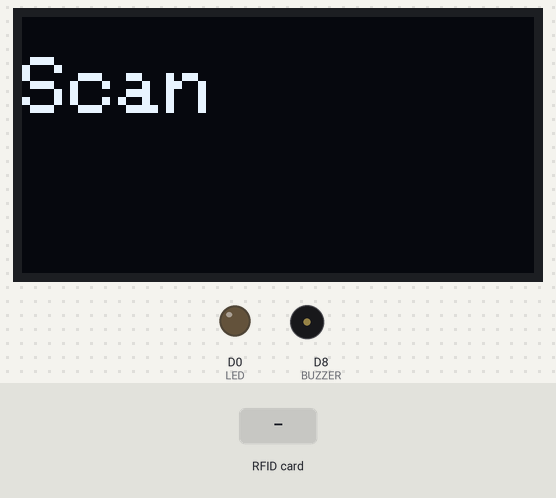
This sketch was run on a simulated ESP8266 (NodeMCU). On the bench: 128×64 one-colour display, output pins drawn as LEDs (lit = HIGH), buzzer (waves = sounding, pin HIGH). The test bench sets the inputs (shaded band). WiFi joins after 1.5 s; servers stay silent unless stated; what the sketch prints to the serial monitor is not drawn.

Above: at 3.9 s.
4.0 s: RFID card 5E 7A 19 C4 held to the reader
At 5.1 s:
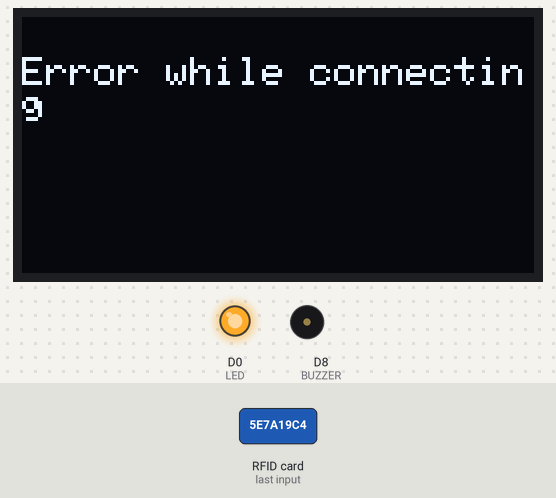
At 7.5 s:
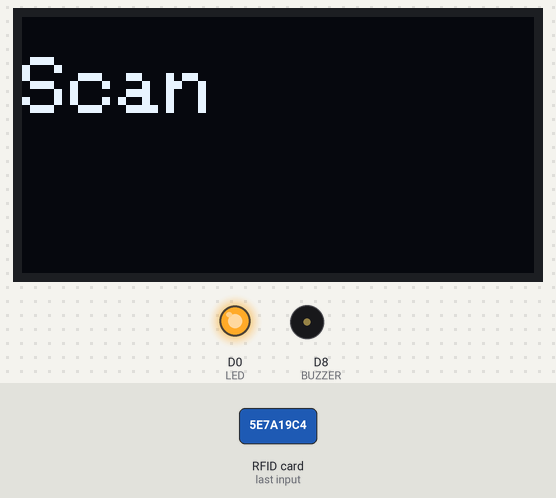
Timing chart, 0 to 9.0 s (numbered marks = the images above; inputs shaded):
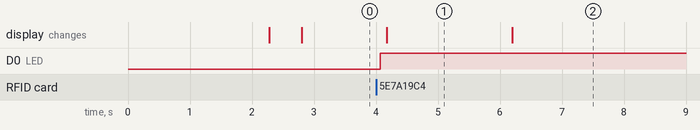

Measured:
- after the input at 4.0 s, D0 (LED): LOW → HIGH after 0.07 s; the display: changes after 0.17 s (image 1)
- what the display in image 1 shows lasts 2.0 s, from 4.2 s to 6.2 s

The sketch:

Project.ino
```cpp
#include <HTTPSRedirect.h>
#include <ESP8266mDNS.h>
#include <WiFiUdp.h>
#include <ArduinoOTA.h>
#include <SPI.h>
#include <MFRC522.h>
#include <ESP8266WiFi.h>

#include <Adafruit_GFX.h>
#include <Adafruit_SSD1306.h>

#define SCREEN_WIDTH    128   // OLED display width, in pixels
#define SCREEN_HEIGHT    64   // OLED display height, in pixels
#define OLED_RESET       -1   // Reset pin # (or -1 if sharing Arduino reset pin)
#define SCREEN_ADDRESS 0x3C   // See datasheet for Address; 0x3D for 128x64, 0x3C for 128x32
Adafruit_SSD1306 display(SCREEN_WIDTH, SCREEN_HEIGHT, &Wire, OLED_RESET);
//-----------------------------------------
constexpr uint8_t RST_PIN = D3;
constexpr uint8_t SS_PIN = D4;
constexpr uint8_t BUZZER = D8;
constexpr uint8_t LED = D0;

//-----------------------------------------
MFRC522 mfrc522(SS_PIN, RST_PIN);
MFRC522::MIFARE_Key key;
MFRC522::StatusCode status;
//-----------------------------------------
/* This is the actual data which is going to be written into the card */
//const String blockData = "AdminSP";
const String blockData = "AdminFA";
String card_uid;
//-----------------------------------------
#define WIFI_SSID "FACULTY-STAFF-N"
#define WIFI_PASSWORD "I@netsec"

// Google Sheets setup (do not edit)
const char* HOST = "script.google.com";
const int httpsPort = 443;
String sheet_url = "/macros/s/AKfycbwpCzWZZq1Ez4MrRiUFZRts1piZ9Xs3wZr4JT-CEgxRbx2czi1CybH4XMmzbLu88C-e/exec";
HTTPSRedirect* client = nullptr;
String payload_base =  "{\"values\": ";
String payload = "";

void setup(){
  //-----------------------------------------
  //Initialize serial communications with PC
  Serial.begin(9600);
  //-----------------------------------------
  //Initialize SPI bus
  SPI.begin();
  //--------------------------------------------------
  /* Set BUZZER and LED as OUTPUT */
  pinMode(BUZZER, OUTPUT);
  pinMode(LED,OUTPUT);

  delay(500);
  //--------------------------------------------------

  //WiFi Connectivity
  Serial.println("Booting");
  Serial.print("Connecting to Wi-Fi");
  WiFi.mode(WIFI_STA);
  WiFi.begin(WIFI_SSID, WIFI_PASSWORD);
  while (WiFi.waitForConnectResult() != WL_CONNECTED) {
    Serial.println("Connection Failed! Rebooting...");
    delay(5000);
    ESP.restart();
  }
  Serial.println('\n');

  ArduinoOTA.onStart([]() {
    Serial.println("Start");
  });
  ArduinoOTA.onEnd([]() {
    Serial.println("\nEnd");
  });
  ArduinoOTA.onProgress([](unsigned int progress, unsigned int total) {
    Serial.printf("Progress: %u%%\r", (progress / (total / 100)));
  });
  ArduinoOTA.onError([](ota_error_t error) {
    Serial.printf("Error[%u]: ", error);
    if (error == OTA_AUTH_ERROR) Serial.println("Auth Failed");
    else if (error == OTA_BEGIN_ERROR) Serial.println("Begin Failed");
    else if (error == OTA_CONNECT_ERROR) Serial.println("Connect Failed");
    else if (error == OTA_RECEIVE_ERROR) Serial.println("Receive Failed");
    else if (error == OTA_END_ERROR) Serial.println("End Failed");
  });

  ArduinoOTA.begin();
  Serial.println("Ready");
  Serial.println("");
  Serial.println("WiFi connected.");
  Serial.print("IP address: ");
  Serial.println(WiFi.localIP());
  Serial.print("Node MCU board MAC-Address : ");
  Serial.println(WiFi.macAddress());
  Serial.println();
  //--------------------------------------------------
  // Use HTTPSRedirect class to create a new TLS connection
  client = new HTTPSRedirect(httpsPort);
  client->setInsecure();
  client->setPrintResponseBody(true);
  client->setContentTypeHeader("application/json");
  // Try to connect for a maximum of 5 times
  bool flag = false;
  for (int i=0; i<5; i++){
    int retval = client->connect(HOST, httpsPort);
    if (retval == 1){
       flag = true;
       Serial.println("Connected");
       break;
    }
    else
      Serial.println("Connection failed. Retrying...");
  }
  if (!flag){
    Serial.print("Could not connect to server: ");
    Serial.println(HOST);
    return;
  }
  Serial.println();
  Serial.print("Connecting to ");
  Serial.println(HOST);

  if(!display.begin(SSD1306_SWITCHCAPVCC, SCREEN_ADDRESS)) {
    Serial.println(F("SSD1306 allocation failed"));
    for(;;);
  }
  //-------------------------------------------------
  Serial.println("Scan a MIFARE 1K Tag to Detect data...");
  delay(500);
}

void loop(){
  ArduinoOTA.handle();

  display.clearDisplay();
  display.setTextSize(2);
  display.setTextColor(WHITE);
  display.setCursor(0, 10);
  display.println("Scan");
  display.display();

  setup2();
}

// Writer Code in Google Sheets//
 void setup2(){
  //Initialize MFRC522 Module
  mfrc522.PCD_Init();
  /* Prepare the ksy for authentication */
  /* All keys are set to FFFFFFFFFFFFh at chip delivery from the factory */
  for (byte i = 0; i < 6; i++) {
    key.keyByte[i] = 0xFF;
  }
  /* Look for new cards */
  /* Reset the loop if no new card is present on RC522 Reader */
  if ( ! mfrc522.PICC_IsNewCardPresent()) {return;}
  /* Select one of the cards */
  if ( ! mfrc522.PICC_ReadCardSerial()) {return;}
  //------------------------------------------------------------------------------
  //------------------------------------------------------------------------------
  Serial.print("\n");
  Serial.println("**Card Detected**");
  digitalWrite(LED,HIGH);
  /* Print UID of the Card */
  Serial.print(F("Card UID:"));

  for (byte i = 0; i < mfrc522.uid.size; i++){
    Serial.print(mfrc522.uid.uidByte[i] < 0x10 ? " 0" : " ");
    Serial.print(mfrc522.uid.uidByte[i], HEX);
  }

  char str[32] = "";
  array_to_string(mfrc522.uid.uidByte, 4, str); //Insert (byte array, length, char array for output)
  card_uid = str;

  Serial.print("\n");
  /* Print type of card (for example, MIFARE 1K) */
  Serial.print(F("PICC type: "));
  MFRC522::PICC_Type piccType = mfrc522.PICC_GetType(mfrc522.uid.sak);
  Serial.println(mfrc522.PICC_GetTypeName(piccType));
  //--------------------------------------------------
  Serial.println();

  // Create json object string to send to Google Sheets
  payload = payload_base + "\"" + card_uid + "," + blockData + "\"}";

  // Publish data to Google Sheets
  Serial.println("Publishing data...");
  Serial.println(payload);
  if(client->POST(sheet_url, HOST, payload)){
    digitalWrite(LED,LOW);
    digitalWrite(BUZZER, HIGH);
    delay(1000);
    Serial.println("Successful Connection : Data has been transferred to Google Sheets.");
    display.clearDisplay();
    display.setTextSize(2);
    display.setTextColor(WHITE);
    display.setCursor(0, 10);
    display.println("DONE");
    display.display();
    delay(500);
    display.println(card_uid);
    display.display();
    digitalWrite(BUZZER, LOW);
    display.clearDisplay();
    delay(1000);
  }
  else{
    Serial.println("Error while connecting");
    display.clearDisplay();
    display.setTextSize(1.5);
    display.setTextColor(WHITE);
    display.setCursor(0, 10);
    display.println("Error while connecting");
    display.display();
    delay(1000);
    display.clearDisplay();
  }

  // a delay of several seconds is required before publishing again
  delay(1000);
}

void array_to_string(byte array[], unsigned int len, char buffer[]){
   for (unsigned int i = 0; i < len; i++)
   {
      byte nib1 = (array[i] >> 4) & 0x0F;
      byte nib2 = (array[i] >> 0) & 0x0F;
      buffer[i*2+0] = nib1  < 0xA ? '0' + nib1  : 'A' + nib1  - 0xA;
      buffer[i*2+1] = nib2  < 0xA ? '0' + nib2  : 'A' + nib2  - 0xA;
   }
   buffer[len*2] = '\0';
}
```
